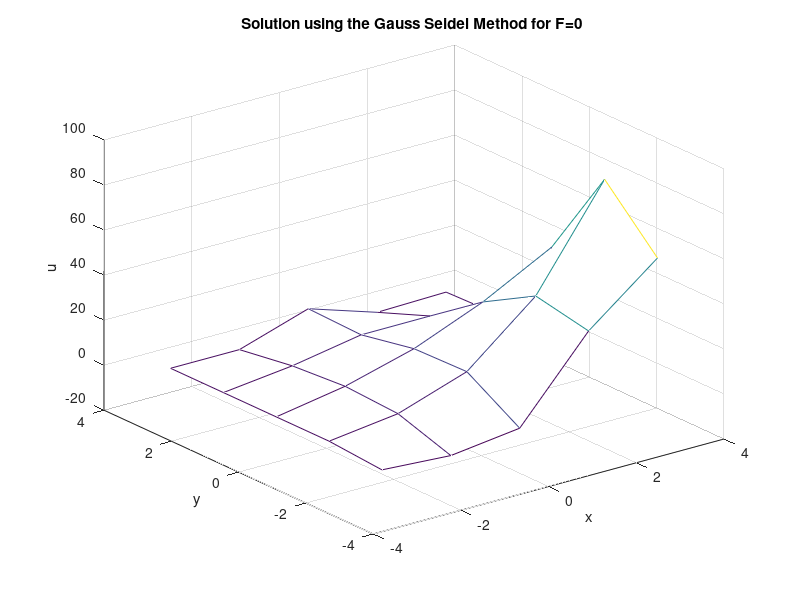
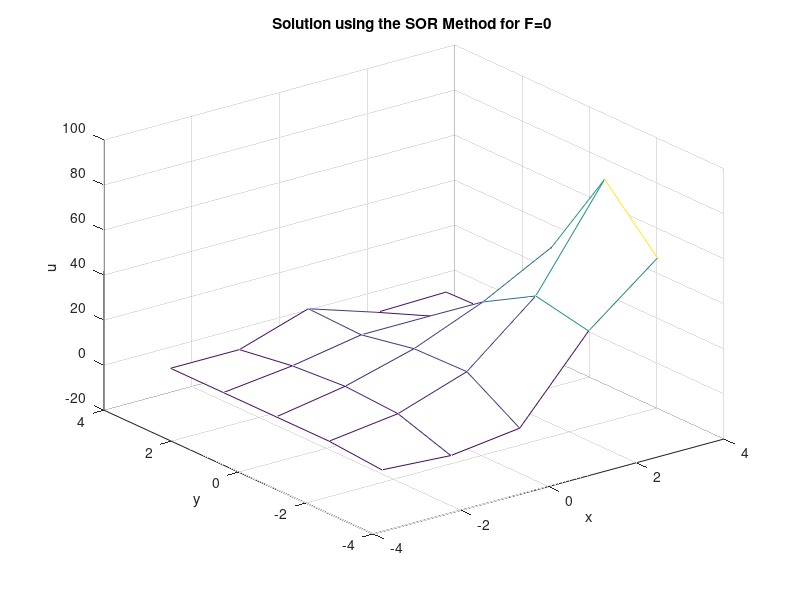

MATLAB code to generate these figures, in order:
%German Robles
%1456165
%2D Poisson Equation
%APc1-2 version
%May 9th, 2018
%Scientific Computing

clearvars
clc
close all

%% variables that will be used in this problem to solve for 2D poisson and laplace equation

%rectangle of interest
ax = -pi;               %left boundary of rectangle of interest
ay = -pi;               %bottom boundary of rectangle of interest
bx = pi;                %right boundary of rectangle of interest
by = pi;                %top boundary of rectangle of interest
Lx = bx - ax;           %Lx=2pi since thats magnitude of the rectangle in x-direction
Ly = by - ay;           %Ly=2pi since thats magnitude of the rectangle in y-direction

%number of nodes analyzed in this problem
disp('Enter the number of nodes to be analyzed:')       %user friendly input depending on the number of nodes
N = input('Nodes: ');               %choose a desired number of poles

Nx = N;                 %Ny is set equal to the desired number of nodes
Ny = N;                 %Ny is set equal to the desired number of nodes

h2 = (1/(Nx+1))^2;      %since h is the same for deltax and deltay, h^2 is used for the following calculation

hx = linspace(ax,bx,Nx);        %equally spaced vector from -pi to pi using N nodes in x direction
hy = linspace(ay,by,Ny);        %equally spaced vector from -pi to pi usinf N nodes in y direction

[x,y] = meshgrid(hx,hy);        %created matrix from -pi to pi in both direction to simulate rectangle
y = flipud(y);                  %flipped y vector to have it go from -pi to pi in vertical direction

%boundary conditions defined
fa = ((x-ax).^2).*cos(pi.*x/ax);            %equation used for the top boundary condition (dirichlet)
ga = x.*((x-ax).^2);                        %equation used for the bottom boundary condition (dirichlet)
F = cos((pi/2).*(2.*((x-ax)/(bx-ax))+1)).*sin(pi.*((y-ay)/(by-ay)));                    %right hand side for poissons equation (first case) 
%F = zeros(Nx,Ny);              %right hand side for laplaces equation (second case)
uby = fa;                                     %top BC
uay = ga;                                     %bottom BC
ubx = (bx.*((bx-ax).^2))+(((y-ay)/(by-ay)).*((((bx-ax).^2).*cos(pi.*bx/ax))-(bx.*((bx-ax).^2))));   %Right BC

%% boundary conditions prescribed on u matrix

%solvng for outer edges of the u matrix solution
u = zeros(Nx,Ny);       %preallocating the matrix for u matrix solution
u(1,2:Ny-1)=uby(1,2:Ny-1);      %plugging in top BC's defined earlier on the u matrix
u(Nx,2:Ny-1)=uay(Nx,2:Ny-1);    %plugging in bottom BC's defined earlier on the u matrix
u(2:Nx-1,Ny)=ubx(2:Nx-1,Ny);    %plugging in right BC's defined earlier on the u matrix

% neumann boundary condition on the left side of the u matrix

for i = 2:Nx-1
    u(i,1) = (1/4)*(2*u(i,1)+u(i-1,1)+u(i+1,1)+(h2)*F(i,1));    %algorithm used to calculate left BC since a ghost node is requiered 
end

% to provide bettter results, the corners will be calculated as averages of
% the neighboring grids

u(1,1) = (u(1,2)+u(2,1))/2;         %average for top left corner
u(1,Ny) = (u(1,Ny-1)+u(2,Ny))/2;    %average for top right corner
u(Nx,1) = (u(Nx-1,1)+u(Nx,2))/2;    %average for bottom left corner
u(Nx,Ny) = (u(Nx,Ny-1)+u(Nx-1,Ny))/2;   %average for bottom right corner

%% first iterative method used to solve poisson equation: gauss seidel 
    
error = 1;                      %define the error
tole = 1e-6;                    %tolerance used when iterating using the gauss seidel method
gaussit = 0;                    %keeps track of the number of iterations to date
ukp1 = u;                       %defines the u (k+1) matrix to the original u matrix

while error > tole
    gaussit = gaussit + 1;      %iterator count keeps growing for each iteration
    for j = 2:Ny-1
        for i = 2:Nx-1
            ukp1(i,j)=.25*(ukp1(i-1,j)+u(i+1,j)+ukp1(i,j-1)+u(i,j+1)+h2*F(i,j));    %algorithm for the GS method
        end
    end
    error =(1/(Nx*Ny))*sum(sum(abs(ukp1-u)));           %calculated error used for the next iteration
    u = ukp1;
end

%iterations needed to solve
disp('Number of Iterations using the Gauss Seidel method for F=0 =')
disp(gaussit)                   %shows the total number of iteration to converge 

%plots solution
figure(1)                       %plots the u solution on a x, y, and z plane
mesh(x,y,u)
xlabel('x')
ylabel('y')
zlabel('u')
title('Solution using the Gauss Seidel Method for F=0 ')
    
%% second iterative method used to solve poisson equation: SOR method

error = 1;
tole = 1e-6;
gaussit = 0;
ukp1 = u;
w = 1.1;                        %relaxation factor used to solve the SOR method. ideally this value must be within 1 to 2. 
%for this first calculation I used 1.5 but this value needs to be optimzed
%to produce the best results possible in the form of the fastest
%convergence

while error > tole
    gaussit = gaussit + 1;
    for j = 2:Ny-1
        for i = 2:Nx-1
            ukp1(i,j)=((w/4)*(u(i+1,j)+ukp1(i-1,j)+ u(i,j+1)+ ukp1(i,j-1)+(h2*F(i,j))))+(1-w)*u(i,j);   %algorithm for the SOR method
        end
    end
    error =(1/(Nx*Ny))*sum(sum(abs(ukp1-u)));
    u = ukp1;
end

%iterations needed to solve
disp('Number of Iterations using the SOR method for F=0 =')
disp(gaussit) %shows the total number of iteration to converge 

%plots solution
figure(2)                           %plots a second figure to display the SOR solution on a x, y, and z plane
mesh(x,y,u)
xlabel('x')
ylabel('y')
zlabel('u')
title('Solution using the SOR Method for F=0 ')


    